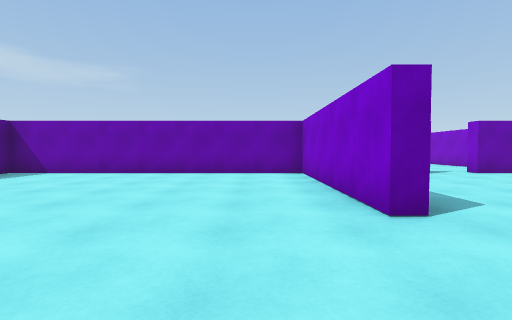
[1] (above)

12 first-person views from a walk through a 3-D level made in the Unity game engine. The camera is 1.2 m above the floor, tilts 2° down and sees 85° across. The floor is counted in squares, 2 m on a side. Each view is taken from the middle of a square. On the plan, view 1 faces up. The plan holds only what a view shows up to about 9 squares ahead; the rest is blank. The place goes on beyond the plan. The player is left out.

[2]
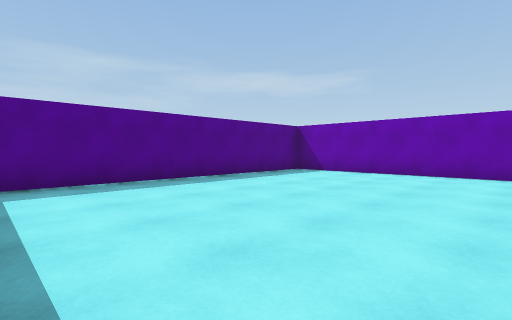

[3]
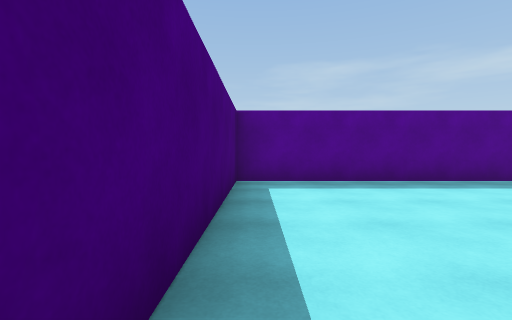

[4]
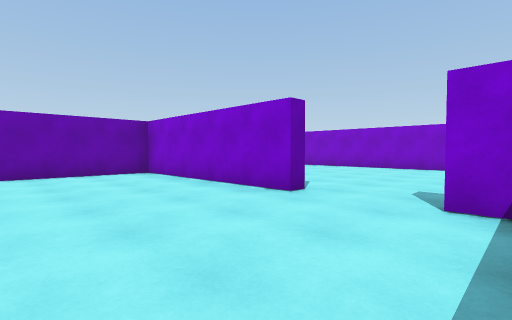

[5]
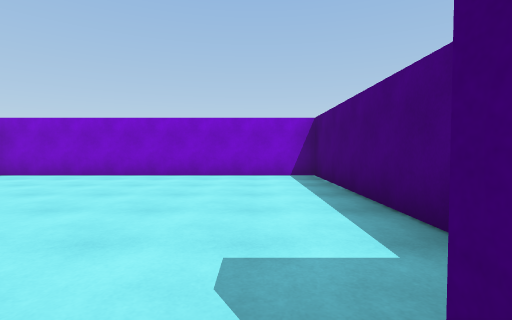

[6]
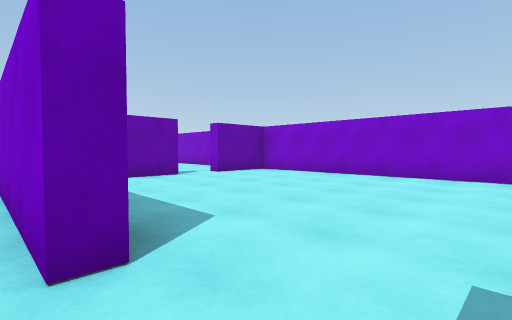

[7]
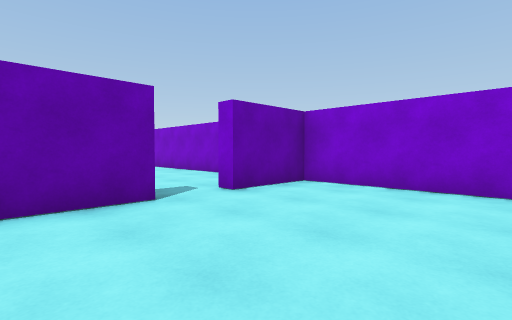

[8]
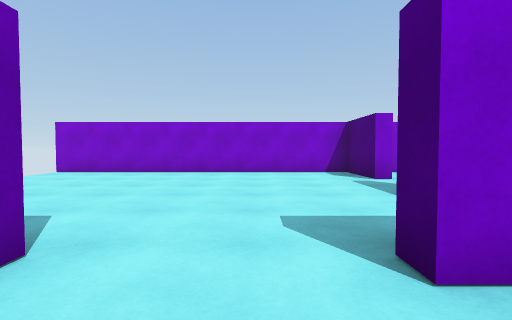

[9]
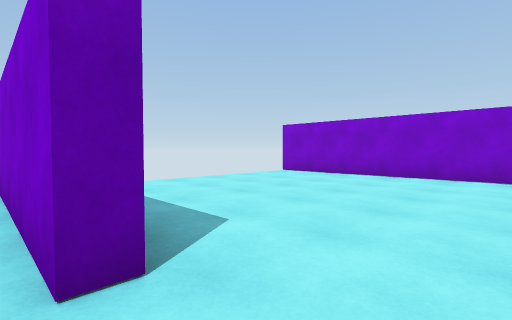

[10]
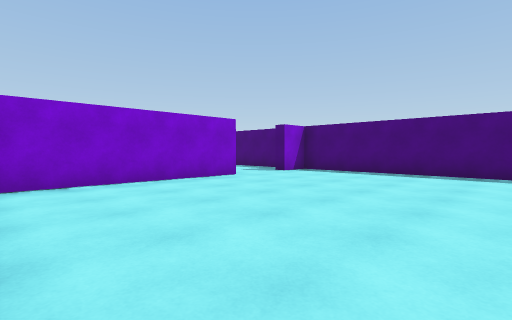

[11]
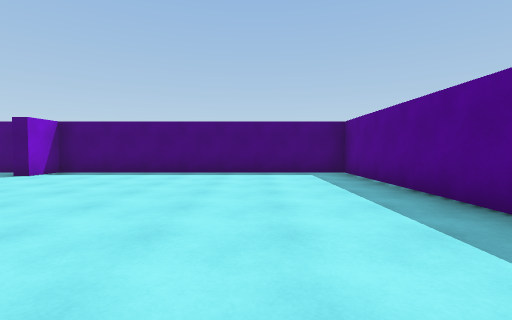

[12]
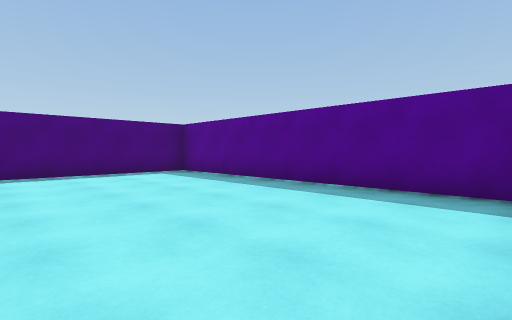

### Floor plan
Points are (right, up) in squares from view 1. A wall is a line through its corners. A room is listed if a view was taken in it or the views show most of it. See-through windows are left out.
Room 1 (views 1, 2, 3, 4, 5, 6, 10, 11, 12)
walls: (1.6, 2.5) (1.2, 2.5) (1.2, 7.2) (-6.3, 7.2) (-6.3, -0.4) (1.2, -0.4) (1.2, 0.6) (1.6, 0.6)
ways out: opening at (2, 1.5) to room 2
Room 2 (view 7)
walls: (4.6, 7.2) (3.1, 7.2); (2.4, -0.4) (7.6, -0.4) (7.6, 7.2) (5.7, 7.2)
ways out: opening at (2, 1.5) to room 1; opening at (5, 8) to room 4
Room 3 (views 8, 9)
walls: (1.1, 9.2) (1.6, 9.2); (1.6, 11.3) (1.2, 11.3) (1.2, 14.8)
ways out: opening at (2, 10.5) to room 4
Room 4 (no view inside)
walls: (5.7, 7.2) (5.7, 7.6) (7.6, 7.6) (7.6, 15.5)
ways out: opening at (5, 8) to room 2; opening at (2, 10.5) to room 3

Where each view was taken, in squares from view 1:
view 1: 0 up, 0 right, facing up
view 2: 0 up, 1 left, facing up-left
view 3: 0 up, 1 left, facing left
view 4: 0 up, 2 left, facing up-right
view 5: 1 up, 1 right, facing right
view 6: 1 up, 1 right, facing up-right
view 7: 4 up, 3 right, facing up-right
view 8: 10 up, 0 right, facing right
view 9: 10 up, 1 right, facing up-right
view 10: 7 up, 4 left, facing down-right
view 11: 7 up, 4 left, facing down
view 12: 7 up, 2 left, facing down-left
